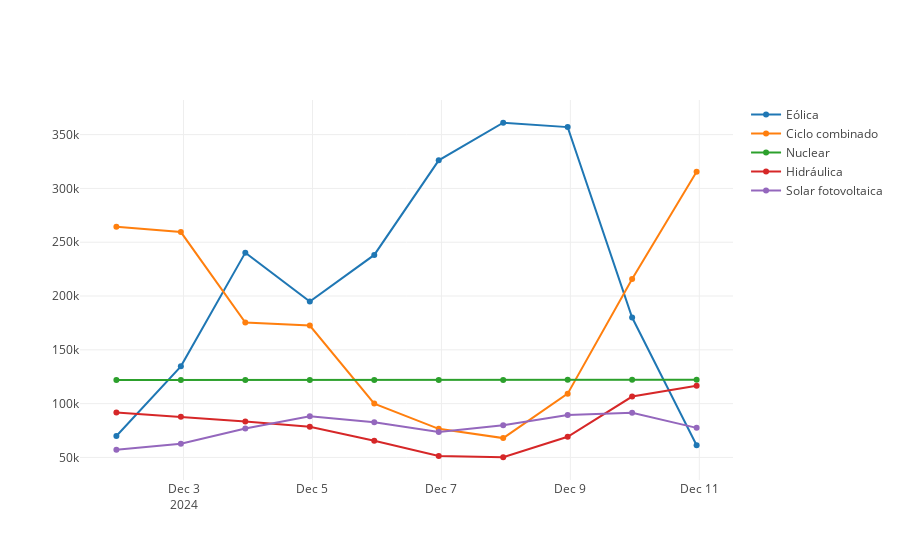

Notebook source saved alongside this figure:
### Code cell
def AnalisisEnergiasMensual(listaEnergias: Seq[String], df: DataFrame): Unit = {
  val seqFechas = df.orderBy("FechaCompleta").select("FechaCompleta").distinct.as[String].collect.toSeq
  val seqValores = listaEnergias.map(energia => df.filter($"Tipo" === energia).orderBy("FechaCompleta").select("Valor").as[Double].collect.toSeq)

  val traces = listaEnergias.zip(seqValores).map { case (nombre, seqValor) =>
    Scatter(seqFechas, seqValor, name = nombre)
  }

  val data = traces
  plot(data)
}

val dataFrameBalance2024 = datosBalance.filter(date_format(col("FechaCompleta"),"yyyy-MM").isin("2024-12")) //Elegimos año
val EnergiasParaAnalizar = datosBalance
    .filter($"Compuesto" === false)
    .filter($"Familia" =!= "Demanda")
    .filter(date_format($"FechaCompleta", "yyyy-MM") === "2024-12")
    .groupBy($"Tipo")
    .agg(sum($"Valor"))
    .orderBy(desc("sum(Valor)"))
    .select("Tipo")
    .limit(5)
    .as[String]
    .collect()
    .toSeq

AnalisisEnergiasMensual(EnergiasParaAnalizar, dataFrameBalance2024)

### Figure 1 — Plotly figure (JSON) as saved in the notebook; plotly's stock layout.template omitted (floating-point values rounded to 4 significant figures)
{"data": [{"name": "Eólica", "type": "scatter", "x": ["2024-12-01 23:00:00", "2024-12-02 23:00:00", "2024-12-03 23:00:00", "2024-12-04 23:00:00", "2024-12-05 23:00:00", "2024-12-06 23:00:00", "2024-12-07 23:00:00", "2024-12-08 23:00:00", "2024-12-09 23:00:00", "2024-12-10 23:00:00"], "y": [69930.0, 134600.0, 240300.0, 195000.0, 238200.0, 326100.0, 361000.0, 357000.0, 180000.0, 61280.0]}, {"name": "Ciclo combinado", "type": "scatter", "x": ["2024-12-01 23:00:00", "2024-12-02 23:00:00", "2024-12-03 23:00:00", "2024-12-04 23:00:00", "2024-12-05 23:00:00", "2024-12-06 23:00:00", "2024-12-07 23:00:00", "2024-12-08 23:00:00", "2024-12-09 23:00:00", "2024-12-10 23:00:00"], "y": [264400.0, 259400.0, 175400.0, 172500.0, 100100.0, 76610.0, 67980.0, 109300.0, 215800.0, 315400.0]}, {"name": "Nuclear", "type": "scatter", "x": ["2024-12-01 23:00:00", "2024-12-02 23:00:00", "2024-12-03 23:00:00", "2024-12-04 23:00:00", "2024-12-05 23:00:00", "2024-12-06 23:00:00", "2024-12-07 23:00:00", "2024-12-08 23:00:00", "2024-12-09 23:00:00", "2024-12-10 23:00:00"], "y": [122000.0, 122100.0, 122100.0, 122042, 121975, 122000.0, 122100.0, 122100.0, 122203, 122300.0]}, {"name": "Hidráulica", "type": "scatter", "x": ["2024-12-01 23:00:00", "2024-12-02 23:00:00", "2024-12-03 23:00:00", "2024-12-04 23:00:00", "2024-12-05 23:00:00", "2024-12-06 23:00:00", "2024-12-07 23:00:00", "2024-12-08 23:00:00", "2024-12-09 23:00:00", "2024-12-10 23:00:00"], "y": [91650.0, 87860.0, 83470.0, 78610.0, 65510.0, 51329, 50170.0, 69180.0, 106600.0, 116700.0]}, {"name": "Solar fotovoltaica", "type": "scatter", "x": ["2024-12-01 23:00:00", "2024-12-02 23:00:00", "2024-12-03 23:00:00", "2024-12-04 23:00:00", "2024-12-05 23:00:00", "2024-12-06 23:00:00", "2024-12-07 23:00:00", "2024-12-08 23:00:00", "2024-12-09 23:00:00", "2024-12-10 23:00:00"], "y": [57140.0, 62640.0, 76860.0, 88160.0, 82600.0, 73710.0, 79980.0, 89520.0, 91460.0, 77480.0]}], "layout": {"autosize": true, "xaxis": {"autorange": true, "range": ["2024-12-01 10:03:35.481", "2024-12-11 11:56:24.519"], "type": "date"}, "yaxis": {"autorange": true, "range": [27400.0, 383800.0], "type": "linear"}}}
